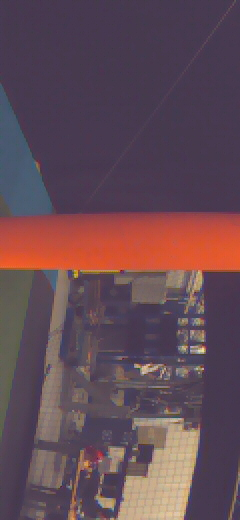
#> input picture MAV_course/Learning_opencv_Python/image_pole.jpg, 240 x 520 px
$ python loading_images.py
#> lines starting #> are read from the running program, lines starting #| are printed output that depends on the picture
#!/usr/bin/env python3
# -*- coding: utf-8 -*-
"""
Created on Sat Mar  6 17:42:32 2021

@author: burhan
"""

import numpy as np
import cv2

#path = '/home/burhan/Desktop/MAV_course/AE4317_2019_datasets/cyberzoo_poles_panels'

img = cv2.imread('image_pole.jpg', 1)
#> img is the input picture: shape (520, 240, 3); mean B, G, R 84.8, 74.8, 99.5
img = cv2.rotate(img, cv2.cv2.ROTATE_90_COUNTERCLOCKWISE)
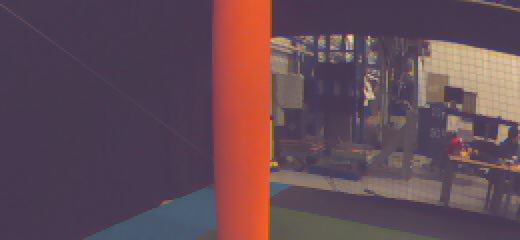
#> img: shape (240, 520, 3); mean B, G, R 84.8, 74.8, 99.5

cv2.imshow('image_pole', img)
cv2.waitKey(0)
cv2.destroyAllWindows()
